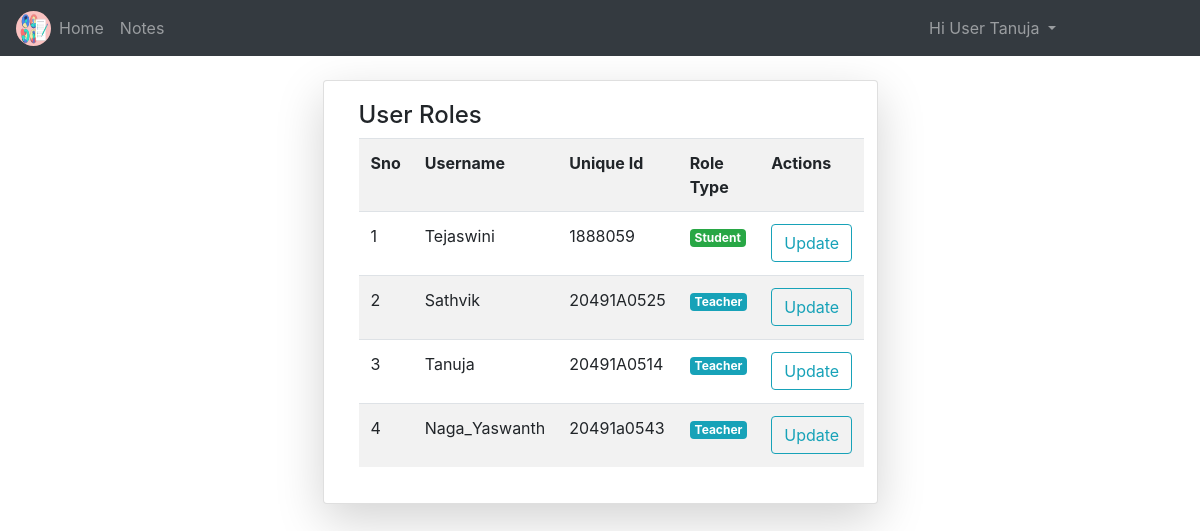
The app's page /roles/ (signed in) with its own data.
### NotesApp/models.py (models this page shows)
class User(AbstractUser):
	v = [
		('d','Select Your gender'),
		('M','Male'),
		('F','Female'),
	]
	p = [
		('G','Guest'),
		('T','Teacher'),
		('S','Student'),
	]
	gd = models.CharField(choices=v,default='d',max_length=5)
	mb = models.CharField(max_length=11)
	uq = models.CharField(max_length=10)
	role = models.CharField(choices=p,default='G',max_length=5)
	is_teacher = models.BooleanField(default=False)
	is_student = models.BooleanField(default=False)

### NotesApp/views.py (the view)
# urls.py: path('roles/',views.rolechange,name="role"),
def rolechange(request):
	k = User.objects.all()
	return render(request,'notehtmls/role.html',{'u':k})

### templates/notehtmls/role.html (shortened to what this page needs)
{% extends 'notehtmls/base.html' %}
{% block content %}
<div class="container mt-4">
	<div class="card col-md-6 shadow-lg mx-auto">
		<div class="card-body">
			<h4>User Roles</h4>
			<table class="table table-striped table-hover">
				<tr>
					<th>Sno</th>
					<th>Username</th>
					<th>Unique Id</th>
					<th>Role Type</th>
					<th>Actions</th>
				</tr>
				{% for i in u %}
				<tr>
					<td>{{forloop.counter}}</td>
					<td>{{i.username}}</td>
					<td>{{i.uq}}</td>
					<td>
						{% if i.role == 'G' %}
							<p class="badge badge-warning">Guest</p>
						{% elif i.role == 'T' %}
							<p class="badge badge-info">Teacher</p>
						{% elif i.role == 'S' %}
							<p class="badge badge-success">Student</p>
						{% else %}
							<p class="badge badge-danger">Admin</p>
						{% endif %}
					</td>
					<td>
						<a href="{% url 'rolup' i.id %}" class="btn btn-outline-info">Update</a>
					</td>
				</tr>
				{% endfor %}
			</table>
		</div>
	</div>
</div>
{% endblock %}

### templates/notehtmls/navbar.html (shortened to what this page needs)
{% load static %}
<nav class="navbar navbar-expand-md bg-dark navbar-dark">
    <img src="{% static 'images/icons/logo.png' %}" class="rounded-circle" height="35px" width="35px">
    <div class="collapse navbar-collapse" id="collapsibleNavbar">
      <ul class="navbar-nav">
        {% if not user.is_authenticated %}
        <li class="nav-item">
          <a class="nav-link {% if request.path == '/' %}active{% endif %}" href="{% url 'hm' %}">Home</a>
        </li>
        <li class="nav-item">
          <a class="nav-link {% if request.path == '/abt/' %}active{% endif %}" href="{% url 'ab' %}">About</a>
        </li>
        <li class="nav-item">
          <a class="nav-link {% if request.path == '/cnt/' %}active{% endif %}" href="{% url 'ct' %}">Contact</a>
        </li>
        <li class="nav-item">
          <a class="nav-link {% if request.path == '/reg/' %}active{% endif %}" href="{% url 'rg' %}">Register</a>
        </li>
        {% else %}
        <li class="nav-item">
          <a class="nav-link {% if request.path == '/' %}active{% endif %}" href="{% url 'hm' %}">Home</a>
        </li>
        {% if user.is_superuser %}
        <li class="nav-item">
          <a class="nav-link {% if request.path == '/roles/' %}active{% endif %}" href="{% url 'role' %}">Roles</a>
        </li>
        {% elif user.role == 'T' and user.is_teacher == 1 %}
        <li class="nav-item">
          <a class="nav-link" href="">Notes</a>
        </li>
        {% elif user.role == 'S' and user.is_student == 1 %}
        <li class="nav-item">
          <a class="nav-link" href="">View Notes</a>
        </li>
        {% else %}
        <li class="nav-item">
          <a class="nav-link" href="">Access Denied</a>
        </li>
        {% endif %}
        {% endif %}
      </ul>
      <ul class="navbar-nav ml-auto" style="margin-right: 120px;">
        {% if not user.is_authenticated %}
        <li class="nav-item">
          <a class="nav-link {% if request.path == '/login/' %}active{% endif %}" href="{% url 'lg' %}">Login</a>
        </li>
        {% else %}
        <div class="dropdown" style="cursor: pointer;">
          <a class="dropdown-toggle nav-link" data-toggle="dropdown">
            Hi User {{request.user.username}}
          </a>
        </div>
        {% endif %}
      </ul>
    </div>
</nav>

### records on screen
User: user.username "Tanuja", username "Tanuja", uq "20491A0514", role "Teacher"
User: username "Tejaswini", uq "1888059", role "Student"
User: username "Sathvik", uq "20491A0525", role "Teacher"
User: username "Naga_Yaswanth", uq "20491a0543", role "Teacher"
